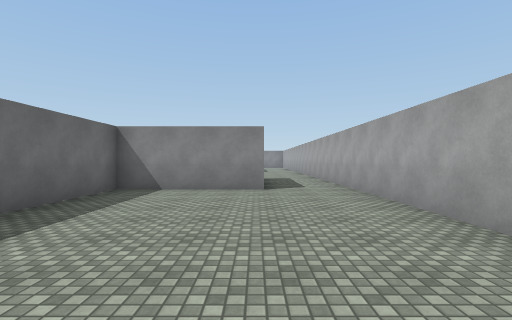
View 1 (above)

19 first-person views from a walk through a Unity game level. The camera is 1.4 m above the floor, looks level and sees 85° across. The floor is counted in squares, 2 m on a side. Each view is taken from the middle of a square. On the plan, view 1 faces up. The plan holds only what a view shows up to about 9 squares ahead; the rest is blank. The place goes on beyond the plan. The player is left out. Surface patterns are stand-ins for the level's own textures.

View 2
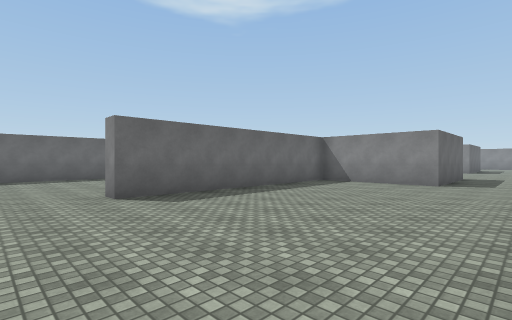

View 3
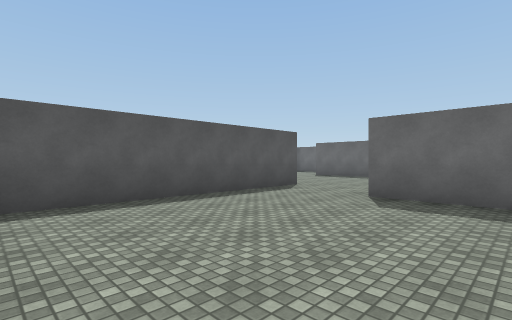

View 4
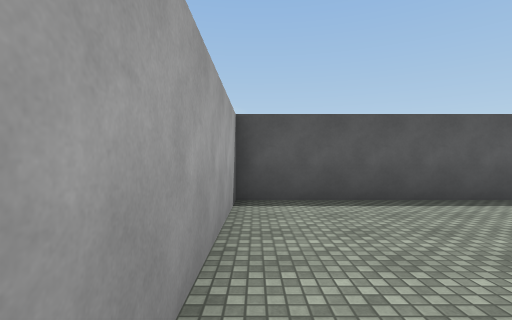

View 5
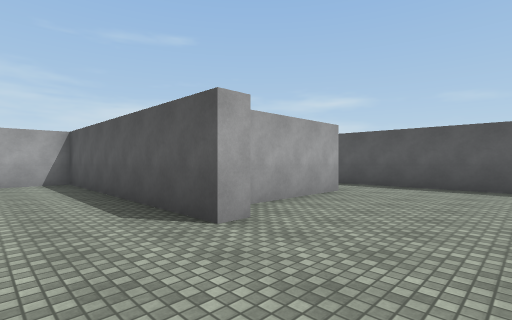

View 6
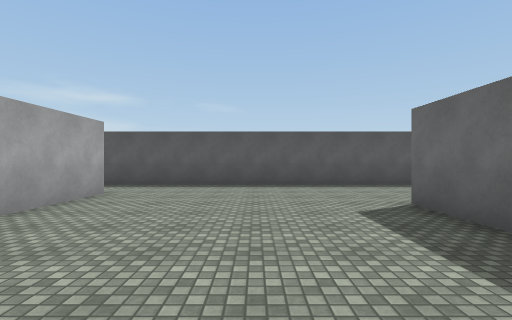

View 7
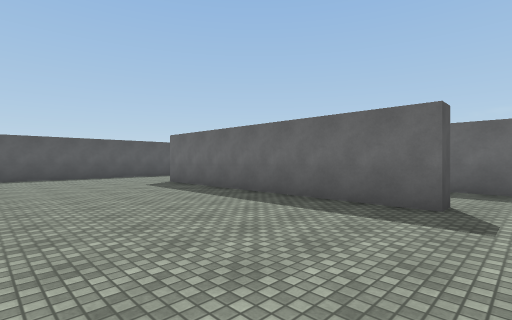

View 8
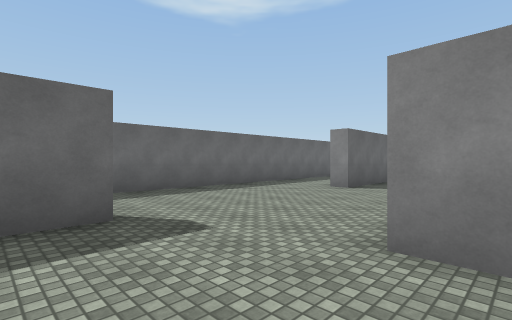

View 9
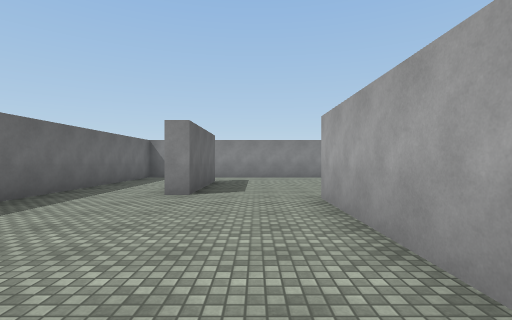

View 10
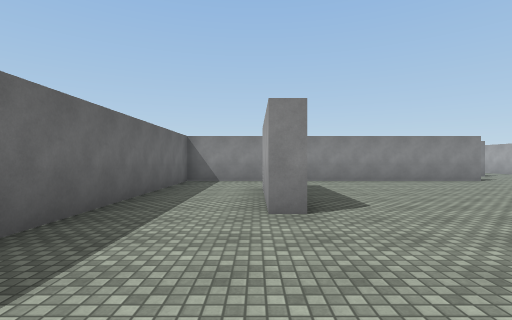

View 11
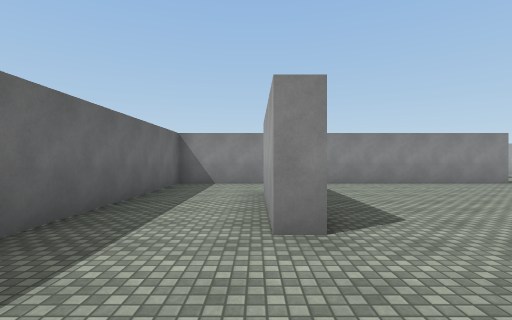

View 12
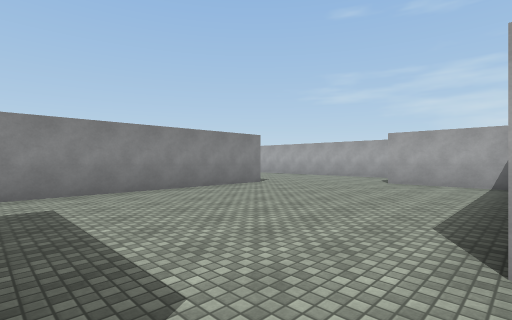

View 13
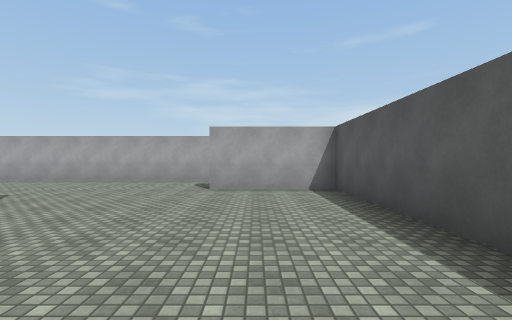

View 14
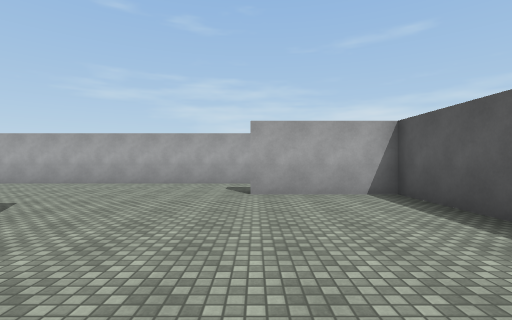

View 15
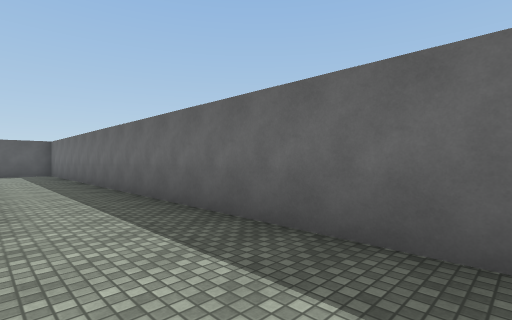

View 16
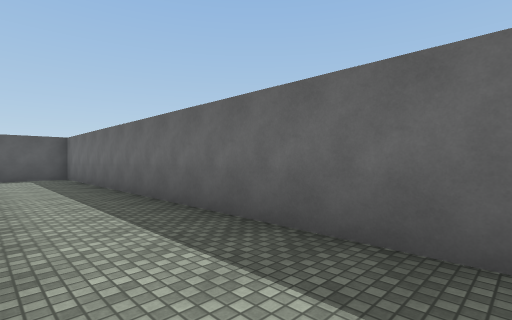

View 17
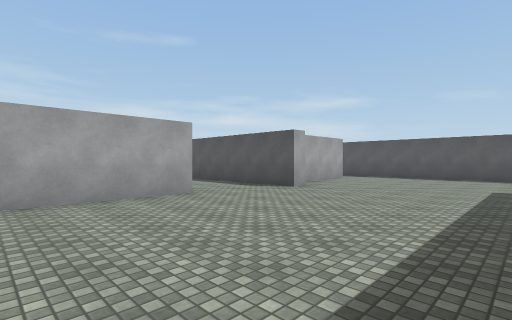

View 18
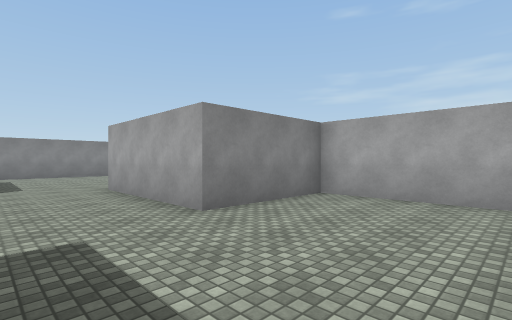

View 19
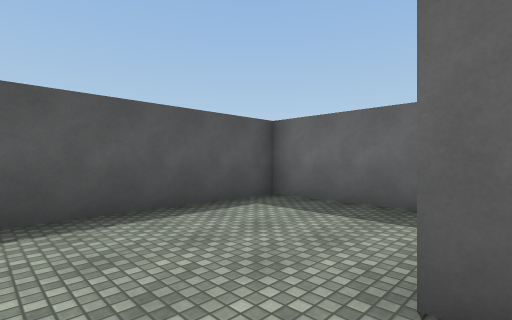

### Floor plan
Points are (right, up) in squares from view 1. A wall is a line through its corners. A room is listed if a view was taken in it or the views show most of it. See-through windows are left out.
Room 1 (views 1, 2, 3, 4)
walls: (0.2, 6.6) (-3.3, 6.6) (-3.3, -0.3); (-3.5, -2.9) (2.4, -2.9) (2.4, 5.6)
ways out: opening at (-3, -1.5) to room 2; opening at (1.5, 5.5) to room 3
Room 2 (views 5, 6, 7, 8, 9, 10, 11, 12, 15, 16, 17, 18, 19)
walls: (-10, 2.1) (-9.4, 2.1) (-9.4, -5.5); (-4.5, -3.4) (-4.5, -2.9) (-3.5, -2.9); (-3.3, -0.3) (-3.8, -0.3) (-3.8, 3.2) (-6.8, 3.2) (-6.8, 7.1); (-9.4, 7.6) (-9.8, 7.6) (-9.8, 10.6); (-3.8, -6.9) (-3.8, -4); (-9.6, 13.3) (-12.3, 13.3) (-12.3, -8.8) (-2.8, -8.8)
ways out: opening at (-3, -1.5) to room 1; opening at (-9, 12.5) to room 3; opening at (-7.5, 7.5) to room 3; opening at (-3, -7.5)
Room 3 (views 13, 14)
walls: (-2.5, 13.3) (-9.6, 13.3); (0.2, 8.9) (0.2, 6.6); (-5, 7.1) (-0.3, 7.1) (-0.3, 10.1); (-9.4, 11) (-9.4, 7.6); (2.4, 5.6) (2.4, 14.6)
ways out: opening at (1.5, 5.5) to room 1; opening at (-9, 12.5) to room 2; opening at (-7.5, 7.5) to room 2; opening at (-1.5, 14.5); opening at (1.5, 15.5)

Positions as (right, up) in squares from view 1, and headings:
1: (0, 0), facing up
2: (2, -2), facing up-left
3: (2, 2), facing down-left
4: (2, 2), facing down
5: (-7, -1), facing down-right
6: (-7, -1), facing down
7: (-5, 3), facing down-left
8: (-6, 1), facing up-left
9: (-8, 2), facing up
10: (-10, 4), facing up
11: (-10, 5), facing up
12: (-9, 7), facing up-right
13: (-7, 9), facing right
14: (-6, 10), facing right
15: (-10, 6), facing down-left
16: (-10, 3), facing down-left
17: (-9, 3), facing down-right
18: (-9, 0), facing up-right
19: (-8, -5), facing down-left
